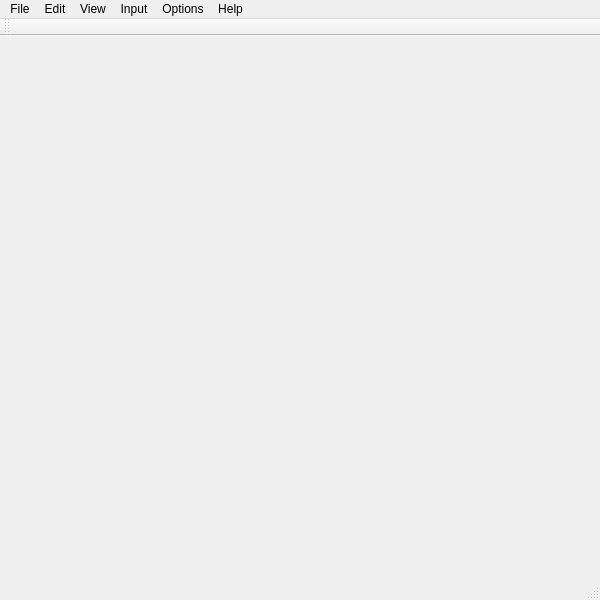
<?xml version="1.0" encoding="UTF-8"?>
<ui version="4.0">
 <class>SpiceWidget</class>
 <widget class="QMainWindow" name="SpiceWidget">
  <property name="geometry">
   <rect>
    <x>0</x>
    <y>0</y>
    <width>600</width>
    <height>600</height>
   </rect>
  </property>
  <property name="windowTitle">
   <string>SpiceConnection</string>
  </property>
  <widget class="QWidget" name="centralwidget">
   <property name="maximumSize">
    <size>
     <width>16777215</width>
     <height>16777215</height>
    </size>
   </property>
  </widget>
  <widget class="QMenuBar" name="menubar">
   <property name="geometry">
    <rect>
     <x>0</x>
     <y>0</y>
     <width>600</width>
     <height>28</height>
    </rect>
   </property>
   <widget class="QMenu" name="menu">
    <property name="geometry">
     <rect>
      <x>417</x>
      <y>156</y>
      <width>300</width>
      <height>150</height>
     </rect>
    </property>
    <property name="title">
     <string>File</string>
    </property>
    <addaction name="actionConnect"/>
    <addaction name="actionRcent_Connect"/>
    <addaction name="separator"/>
    <addaction name="actionClose"/>
   </widget>
   <widget class="QMenu" name="menu_2">
    <property name="geometry">
     <rect>
      <x>456</x>
      <y>156</y>
      <width>300</width>
      <height>150</height>
     </rect>
    </property>
    <property name="title">
     <string>Edit</string>
    </property>
    <addaction name="actionCopy_From"/>
    <addaction name="actionPaste_from_guest"/>
   </widget>
   <widget class="QMenu" name="menu_3">
    <property name="geometry">
     <rect>
      <x>497</x>
      <y>156</y>
      <width>300</width>
      <height>150</height>
     </rect>
    </property>
    <property name="title">
     <string>View</string>
    </property>
    <addaction name="actionFullscreen"/>
    <addaction name="actionResize_to"/>
    <addaction name="actionToolBar"/>
    <addaction name="actionAtatusBar"/>
   </widget>
   <widget class="QMenu" name="menu_4">
    <property name="geometry">
     <rect>
      <x>545</x>
      <y>156</y>
      <width>300</width>
      <height>150</height>
     </rect>
    </property>
    <property name="title">
     <string>Input</string>
    </property>
    <addaction name="actionInsert_Smartcard"/>
    <addaction name="actionRemove_Smartcard"/>
   </widget>
   <widget class="QMenu" name="menuOptions">
    <property name="title">
     <string>Options</string>
    </property>
   </widget>
   <widget class="QMenu" name="menuHelp">
    <property name="geometry">
     <rect>
      <x>665</x>
      <y>156</y>
      <width>300</width>
      <height>150</height>
     </rect>
    </property>
    <property name="title">
     <string>Help</string>
    </property>
    <addaction name="actionAbout"/>
   </widget>
   <addaction name="menu"/>
   <addaction name="menu_2"/>
   <addaction name="menu_3"/>
   <addaction name="menu_4"/>
   <addaction name="menuOptions"/>
   <addaction name="menuHelp"/>
  </widget>
  <widget class="QToolBar" name="toolBar">
   <property name="windowTitle">
    <string>toolBar</string>
   </property>
   <attribute name="toolBarArea">
    <enum>TopToolBarArea</enum>
   </attribute>
   <attribute name="toolBarBreak">
    <bool>false</bool>
   </attribute>
  </widget>
  <widget class="QStatusBar" name="statusBar"/>
  <action name="actionConnect">
   <property name="checkable">
    <bool>true</bool>
   </property>
   <property name="text">
    <string>Connect</string>
   </property>
  </action>
  <action name="actionRcent_Connect">
   <property name="checkable">
    <bool>true</bool>
   </property>
   <property name="text">
    <string>Rcent Connect</string>
   </property>
  </action>
  <action name="actionClose">
   <property name="text">
    <string>Close</string>
   </property>
  </action>
  <action name="actionCopy_From">
   <property name="text">
    <string>Copy from guest</string>
   </property>
  </action>
  <action name="actionPaste_from_guest">
   <property name="text">
    <string>Paste from guest</string>
   </property>
  </action>
  <action name="actionFullscreen">
   <property name="text">
    <string>Fullscreen</string>
   </property>
  </action>
  <action name="actionResize_to">
   <property name="text">
    <string>Resize to</string>
   </property>
  </action>
  <action name="actionToolBar">
   <property name="text">
    <string>ToolBar</string>
   </property>
  </action>
  <action name="actionAtatusBar">
   <property name="text">
    <string>StatusBar</string>
   </property>
  </action>
  <action name="actionInsert_Smartcard">
   <property name="text">
    <string>Insert Smartcard</string>
   </property>
  </action>
  <action name="actionRemove_Smartcard">
   <property name="text">
    <string>Remove Smartcard</string>
   </property>
  </action>
  <action name="actionAbout">
   <property name="text">
    <string>About...</string>
   </property>
  </action>
 </widget>
 <resources/>
 <connections/>
</ui>
